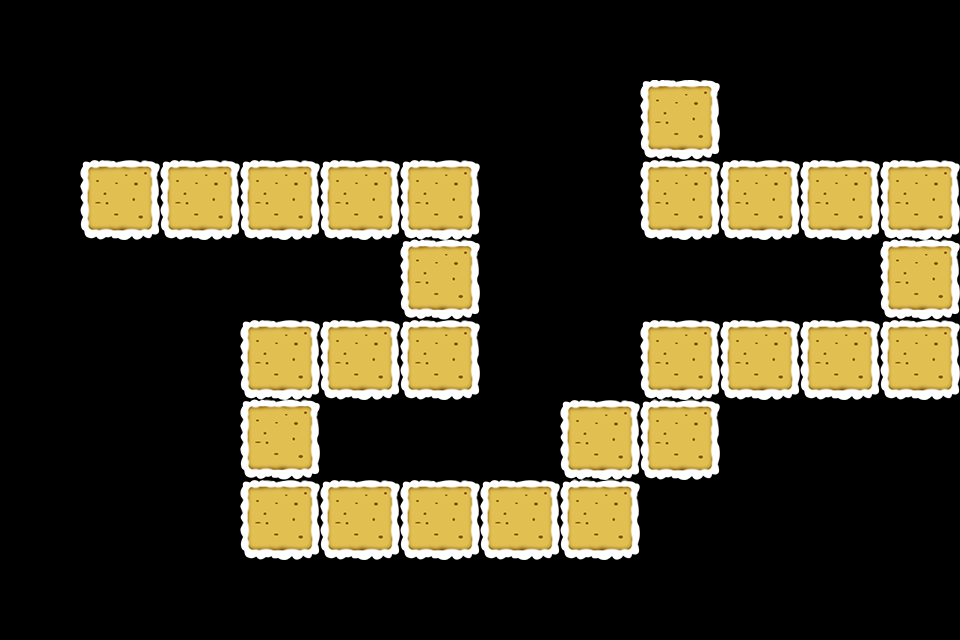

A level layout from a 2D game, rendered from its tile map. Below: a short description, then the map file with tile-grid data replaced by summaries:
An orthogonal 12x8 tile map with 80x80 px tiles, 1 tile layer (path) and 49 objects (13x path, 11x Tower, 10x 3, 8x 4, 7x 5).

<map version="1.0" orientation="orthogonal" width="12" height="8" tilewidth="80" tileheight="80">
 <properties>
  <property name="style" value="1" />
 </properties>
 <tileset firstgid="1" name="tiled2" tilewidth="80" tileheight="80">
  <image source="tiled2.png" width="240" height="240" />
 </tileset>
 <layer name="path" width="12" height="8">
  <data>[96 cells, 27 non-empty, 8 distinct tile ids]</data>
 </layer>
 <objectgroup name="path" width="12" height="8">
  <object name="path" x="80" y="160" />
  <object name="path" x="400" y="160" />
  <object name="path" x="400" y="320" />
  <object name="path" x="240" y="320" />
  <object name="path" x="240" y="480" />
  <object name="path" x="560" y="480" />
  <object name="path" x="560" y="400" />
  <object name="path" x="640" y="400" />
  <object name="path" x="640" y="320" />
  <object name="path" x="880" y="320" />
  <object name="path" x="880" y="160" />
  <object name="path" x="640" y="160" />
  <object name="path" x="640" y="80" />
  <object name="Tower" x="0" y="80" width="640" height="80" />
  <object name="Tower" x="720" y="80" width="240" height="80" />
  <object name="Tower" x="0" y="160" width="80" height="320" />
  <object name="Tower" x="80" y="240" width="320" height="80" />
  <object name="Tower" x="80" y="320" width="160" height="160" />
  <object name="Tower" x="480" y="160" width="160" height="240" />
  <object name="Tower" x="640" y="240" width="240" height="80" />
  <object name="Tower" x="320" y="400" width="240" height="80" />
  <object name="Tower" x="720" y="400" width="240" height="80" />
  <object name="Tower" x="640" y="480" width="160" height="80" />
  <object name="Reward" type="3" x="160" y="80" width="80" height="80" />
  <object name="Reward" type="4" x="0" y="240" width="80" height="80" />
  <object name="Reward" type="5" x="240" y="240" width="80" height="80" />
  <object name="Reward" type="3" x="80" y="400" width="80" height="80" />
  <object name="Reward" type="4" x="880" y="400" width="80" height="80" />
  <object name="Reward" type="5" x="560" y="240" width="80" height="80" />
  <object name="Reward" type="3" x="800" y="80" width="80" height="80">
   <properties>
    <property name="new" value="1" />
   </properties>
  </object>
  <object name="Reward" type="3" x="480" y="240" width="80" height="80" />
  <object name="Reward" type="4" x="560" y="160" width="80" height="80" />
  <object name="Reward" type="5" x="560" y="320" width="80" height="80" />
  <object name="Reward" type="3" x="640" y="240" width="80" height="80" />
  <object name="Reward" type="4" x="160" y="240" width="80" height="80" />
  <object name="Reward" type="5" x="720" y="480" width="80" height="80">
   <properties>
    <property name="new" value="1" />
   </properties>
  </object>
  <object name="Reward" type="3" x="160" y="320" width="80" height="80">
   <properties>
    <property name="new" value="1" />
   </properties>
  </object>
  <object name="Reward" type="3" x="320" y="400" width="80" height="80" />
  <object name="Reward" type="4" x="400" y="400" width="80" height="80" />
  <object name="Reward" type="5" x="0" y="320" width="80" height="80" />
  <object name="Reward" type="3" x="0" y="400" width="80" height="80" />
  <object name="Reward" type="4" x="80" y="240" width="80" height="80" />
  <object name="Reward" type="5" x="320" y="80" width="80" height="80" />
  <object name="Reward" type="3" x="480" y="80" width="80" height="80" />
  <object name="Reward" type="4" x="720" y="400" width="80" height="80" />
  <object name="Reward" type="5" x="800" y="400" width="80" height="80" />
  <object name="Reward" type="3" x="720" y="80" width="80" height="80" />
  <object name="Reward" type="4" x="880" y="80" width="80" height="80" />
  <object name="Tower" x="160" y="480" width="80" height="80" />
 </objectgroup>
</map>
